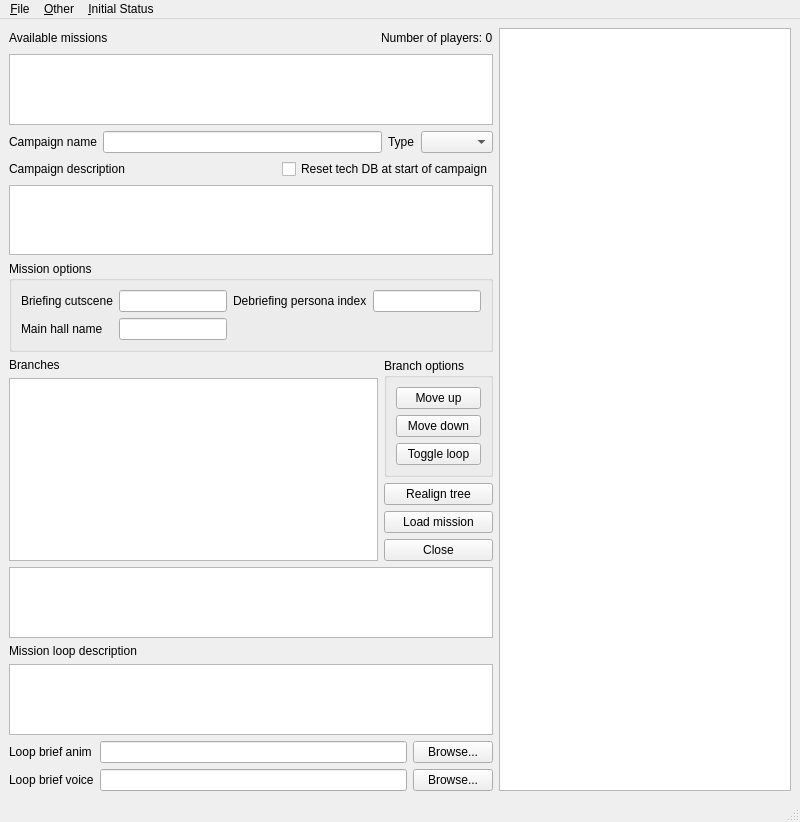
<?xml version="1.0" encoding="UTF-8"?>
<ui version="4.0">
 <class>fso::fred::dialogs::CampaignEditor</class>
 <widget class="QMainWindow" name="fso::fred::dialogs::CampaignEditor">
  <property name="geometry">
   <rect>
    <x>0</x>
    <y>0</y>
    <width>800</width>
    <height>822</height>
   </rect>
  </property>
  <property name="windowTitle">
   <string>Campaign Editor</string>
  </property>
  <widget class="QWidget" name="centralwidget">
   <layout class="QHBoxLayout" name="horizontalLayout_5">
    <item>
     <layout class="QVBoxLayout" name="verticalLayout_4">
      <item>
       <layout class="QHBoxLayout" name="horizontalLayout">
        <item>
         <widget class="QLabel" name="label">
          <property name="text">
           <string>Available missions</string>
          </property>
         </widget>
        </item>
        <item>
         <spacer name="horizontalSpacer">
          <property name="orientation">
           <enum>Qt::Horizontal</enum>
          </property>
          <property name="sizeHint" stdset="0">
           <size>
            <width>40</width>
            <height>20</height>
           </size>
          </property>
         </spacer>
        </item>
        <item>
         <widget class="QLabel" name="numPlayersLabel">
          <property name="text">
           <string>Number of players: 0</string>
          </property>
         </widget>
        </item>
       </layout>
      </item>
      <item>
       <widget class="QListView" name="availableMissionsList"/>
      </item>
      <item>
       <layout class="QHBoxLayout" name="horizontalLayout_2">
        <item>
         <widget class="QLabel" name="label_2">
          <property name="text">
           <string>Campaign name</string>
          </property>
         </widget>
        </item>
        <item>
         <widget class="QLineEdit" name="campaignNameEdit"/>
        </item>
        <item>
         <widget class="QLabel" name="label_3">
          <property name="text">
           <string>Type</string>
          </property>
         </widget>
        </item>
        <item>
         <widget class="QComboBox" name="campaignTypeCombo"/>
        </item>
       </layout>
      </item>
      <item>
       <layout class="QHBoxLayout" name="horizontalLayout_3">
        <item>
         <widget class="QLabel" name="label_4">
          <property name="text">
           <string>Campaign description</string>
          </property>
         </widget>
        </item>
        <item>
         <spacer name="horizontalSpacer_2">
          <property name="orientation">
           <enum>Qt::Horizontal</enum>
          </property>
          <property name="sizeHint" stdset="0">
           <size>
            <width>40</width>
            <height>20</height>
           </size>
          </property>
         </spacer>
        </item>
        <item>
         <widget class="QCheckBox" name="resetTechDBCheckBox">
          <property name="text">
           <string>Reset tech DB at start of campaign</string>
          </property>
         </widget>
        </item>
       </layout>
      </item>
      <item>
       <widget class="QPlainTextEdit" name="campaignDescEdit"/>
      </item>
      <item>
       <widget class="QGroupBox" name="groupBox">
        <property name="title">
         <string>Mission options</string>
        </property>
        <layout class="QGridLayout" name="gridLayout">
         <item row="0" column="0">
          <widget class="QLabel" name="label_5">
           <property name="text">
            <string>Briefing cutscene</string>
           </property>
          </widget>
         </item>
         <item row="0" column="1">
          <widget class="QLineEdit" name="briefingCutsceneEdit"/>
         </item>
         <item row="1" column="1">
          <widget class="QLineEdit" name="mainHallNameEdit"/>
         </item>
         <item row="1" column="0">
          <widget class="QLabel" name="label_6">
           <property name="text">
            <string>Main hall name</string>
           </property>
          </widget>
         </item>
         <item row="0" column="2">
          <widget class="QLabel" name="label_7">
           <property name="text">
            <string>Debriefing persona index</string>
           </property>
          </widget>
         </item>
         <item row="0" column="3">
          <widget class="QLineEdit" name="debriefingPersonaIndexEdit"/>
         </item>
        </layout>
       </widget>
      </item>
      <item>
       <layout class="QHBoxLayout" name="horizontalLayout_4">
        <item>
         <layout class="QVBoxLayout" name="verticalLayout">
          <item>
           <widget class="QLabel" name="label_8">
            <property name="text">
             <string>Branches</string>
            </property>
           </widget>
          </item>
          <item>
           <widget class="QTreeView" name="branchesTreeView"/>
          </item>
         </layout>
        </item>
        <item>
         <layout class="QVBoxLayout" name="verticalLayout_3">
          <item>
           <widget class="QGroupBox" name="groupBox_2">
            <property name="title">
             <string>Branch options</string>
            </property>
            <layout class="QVBoxLayout" name="verticalLayout_2">
             <item>
              <widget class="QPushButton" name="moveUpButton">
               <property name="text">
                <string>Move up</string>
               </property>
              </widget>
             </item>
             <item>
              <widget class="QPushButton" name="moveDownButton">
               <property name="text">
                <string>Move down</string>
               </property>
              </widget>
             </item>
             <item>
              <widget class="QPushButton" name="toggleLoopButton">
               <property name="text">
                <string>Toggle loop</string>
               </property>
              </widget>
             </item>
            </layout>
           </widget>
          </item>
          <item>
           <widget class="QPushButton" name="realignTreeButton">
            <property name="text">
             <string>Realign tree</string>
            </property>
           </widget>
          </item>
          <item>
           <widget class="QPushButton" name="loadMissionButton">
            <property name="text">
             <string>Load mission</string>
            </property>
           </widget>
          </item>
          <item>
           <widget class="QPushButton" name="closeBranchButton">
            <property name="text">
             <string>Close</string>
            </property>
           </widget>
          </item>
         </layout>
        </item>
       </layout>
      </item>
      <item>
       <widget class="QPlainTextEdit" name="missionDescEdit"/>
      </item>
      <item>
       <widget class="QLabel" name="label_9">
        <property name="text">
         <string>Mission loop description</string>
        </property>
       </widget>
      </item>
      <item>
       <widget class="QPlainTextEdit" name="missionLoopDescEdit"/>
      </item>
      <item>
       <layout class="QGridLayout" name="gridLayout_2">
        <item row="0" column="0">
         <widget class="QLabel" name="label_10">
          <property name="text">
           <string>Loop brief anim</string>
          </property>
         </widget>
        </item>
        <item row="0" column="1">
         <widget class="QLineEdit" name="loopBriefAnimEdit"/>
        </item>
        <item row="0" column="2">
         <widget class="QPushButton" name="loopBriefAnimBrowseButton">
          <property name="text">
           <string>Browse...</string>
          </property>
         </widget>
        </item>
        <item row="1" column="0">
         <widget class="QLabel" name="label_11">
          <property name="text">
           <string>Loop brief voice</string>
          </property>
         </widget>
        </item>
        <item row="1" column="1">
         <widget class="QLineEdit" name="loopBriefVoiceEdit"/>
        </item>
        <item row="1" column="2">
         <widget class="QPushButton" name="loopBriefVoiceBrowseButton">
          <property name="text">
           <string>Browse...</string>
          </property>
         </widget>
        </item>
       </layout>
      </item>
     </layout>
    </item>
    <item>
     <widget class="QGraphicsView" name="campaignBranchView"/>
    </item>
   </layout>
  </widget>
  <widget class="QMenuBar" name="menubar">
   <property name="geometry">
    <rect>
     <x>0</x>
     <y>0</y>
     <width>800</width>
     <height>21</height>
    </rect>
   </property>
   <widget class="QMenu" name="menu_File">
    <property name="title">
     <string>&amp;File</string>
    </property>
    <addaction name="action_New"/>
    <addaction name="action_Open"/>
    <addaction name="action_Save"/>
    <addaction name="actionSave_As"/>
    <addaction name="separator"/>
    <addaction name="actionE_xit"/>
   </widget>
   <widget class="QMenu" name="menu_Other">
    <property name="title">
     <string>&amp;Other</string>
    </property>
    <addaction name="actionError_Checker"/>
   </widget>
   <widget class="QMenu" name="menu_Initial_Status">
    <property name="title">
     <string>&amp;Initial Status</string>
    </property>
    <addaction name="action_Ships"/>
    <addaction name="action_Weapons"/>
   </widget>
   <addaction name="menu_File"/>
   <addaction name="menu_Other"/>
   <addaction name="menu_Initial_Status"/>
  </widget>
  <widget class="QStatusBar" name="statusbar"/>
  <action name="actionError_Checker">
   <property name="text">
    <string>Error Checker</string>
   </property>
   <property name="shortcut">
    <string>Alt+H</string>
   </property>
  </action>
  <action name="action_New">
   <property name="text">
    <string>&amp;New</string>
   </property>
   <property name="shortcut">
    <string>Ctrl+N</string>
   </property>
  </action>
  <action name="action_Open">
   <property name="text">
    <string>&amp;Open...</string>
   </property>
   <property name="shortcut">
    <string>Ctrl+O</string>
   </property>
  </action>
  <action name="action_Save">
   <property name="text">
    <string>&amp;Save</string>
   </property>
   <property name="shortcut">
    <string>Ctrl+S</string>
   </property>
  </action>
  <action name="actionSave_As">
   <property name="text">
    <string>Save &amp;As...</string>
   </property>
  </action>
  <action name="actionE_xit">
   <property name="text">
    <string>E&amp;xit</string>
   </property>
  </action>
  <action name="action_Ships">
   <property name="text">
    <string>&amp;Ships</string>
   </property>
  </action>
  <action name="action_Weapons">
   <property name="text">
    <string>&amp;Weapons</string>
   </property>
  </action>
 </widget>
 <resources/>
 <connections/>
</ui>
